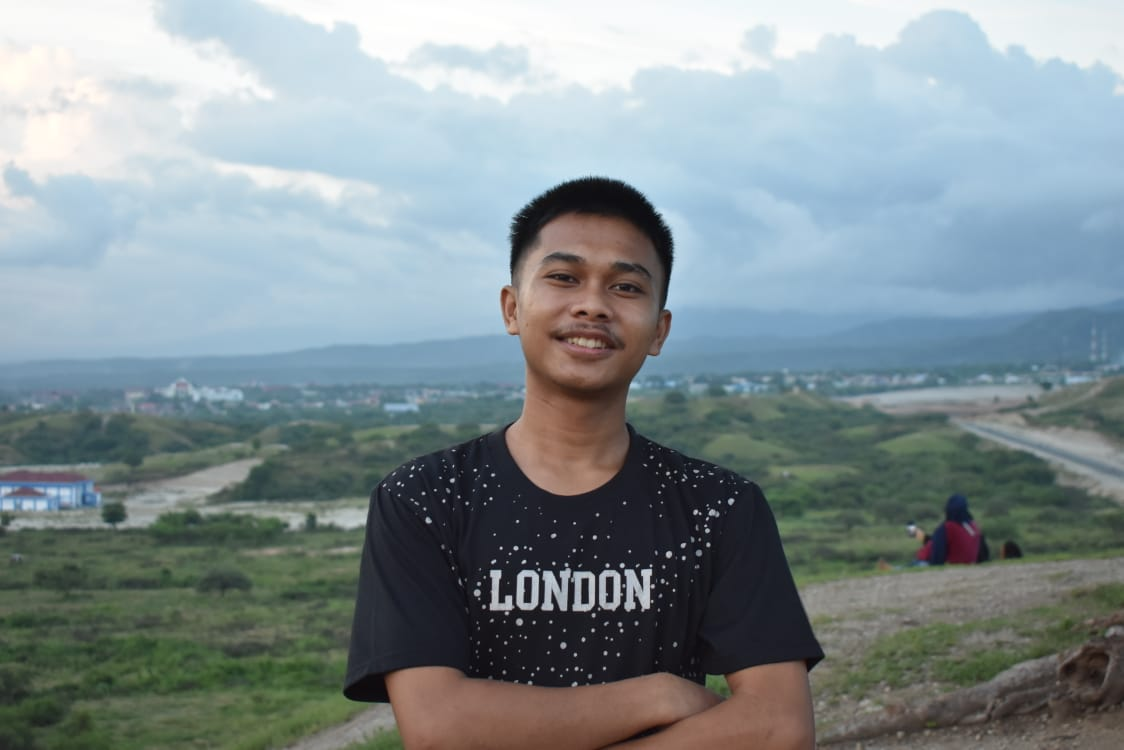
#> input picture IMG DAUS.jpg, 1124 x 750 px
$ python modul5.py
#> lines starting #> are read from the running program, lines starting #| are printed output that depends on the picture
import numpy as np
import cv2 as cv
import matplotlib

import matplotlib.pyplot as plt
citra = cv.imread('IMG DAUS.jpg')
#> citra is the input picture: shape (750, 1124, 3); mean B, G, R 146.1, 142.7, 130.2
histo = cv.calcHist([citra], [0], None, [256], [0, 256])
#> histo = 256 values, max 11821 at index 230, min 1 at index 1, mean 3293
plt.plot(histo)
plt.show()
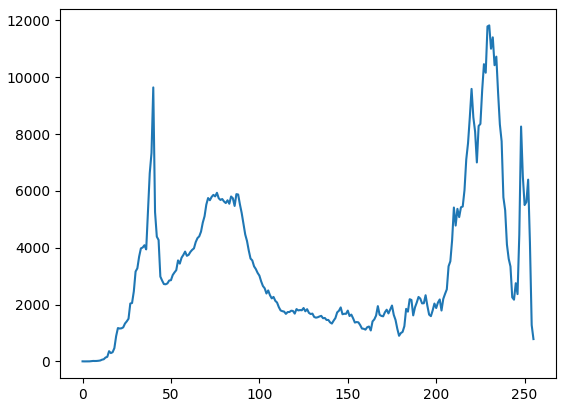
#> figure drawn by matplotlib, 1 panel; curve peaks at x = 230, y = 11821

cv.waitKey(0)
cv.destroyAllWindows()
